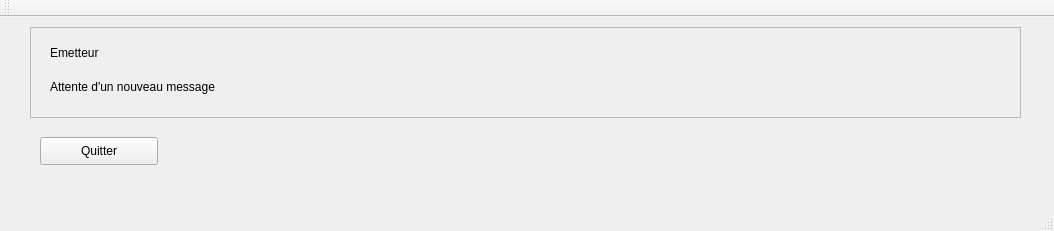
<?xml version="1.0" encoding="UTF-8"?>
<ui version="4.0">
 <class>MainWindow</class>
 <widget class="QMainWindow" name="MainWindow">
  <property name="geometry">
   <rect>
    <x>0</x>
    <y>0</y>
    <width>1054</width>
    <height>231</height>
   </rect>
  </property>
  <property name="windowTitle">
   <string>MainWindow</string>
  </property>
  <widget class="QWidget" name="centralWidget">
   <widget class="QFrame" name="frame">
    <property name="geometry">
     <rect>
      <x>30</x>
      <y>10</y>
      <width>991</width>
      <height>91</height>
     </rect>
    </property>
    <property name="frameShape">
     <enum>QFrame::StyledPanel</enum>
    </property>
    <property name="frameShadow">
     <enum>QFrame::Raised</enum>
    </property>
    <widget class="QLabel" name="senderLabel">
     <property name="geometry">
      <rect>
       <x>20</x>
       <y>10</y>
       <width>471</width>
       <height>31</height>
      </rect>
     </property>
     <property name="text">
      <string>Emetteur</string>
     </property>
    </widget>
    <widget class="QLabel" name="msgLabel">
     <property name="geometry">
      <rect>
       <x>20</x>
       <y>50</y>
       <width>921</width>
       <height>19</height>
      </rect>
     </property>
     <property name="text">
      <string>Attente d'un nouveau message</string>
     </property>
    </widget>
   </widget>
   <widget class="QPushButton" name="pushButton">
    <property name="geometry">
     <rect>
      <x>40</x>
      <y>120</y>
      <width>118</width>
      <height>28</height>
     </rect>
    </property>
    <property name="text">
     <string>Quitter</string>
    </property>
   </widget>
  </widget>
  <widget class="QMenuBar" name="menuBar">
   <property name="geometry">
    <rect>
     <x>0</x>
     <y>0</y>
     <width>1054</width>
     <height>25</height>
    </rect>
   </property>
  </widget>
  <widget class="QToolBar" name="mainToolBar">
   <attribute name="toolBarArea">
    <enum>TopToolBarArea</enum>
   </attribute>
   <attribute name="toolBarBreak">
    <bool>false</bool>
   </attribute>
  </widget>
  <widget class="QStatusBar" name="statusBar"/>
 </widget>
 <layoutdefault spacing="6" margin="11"/>
 <resources/>
 <connections/>
</ui>
